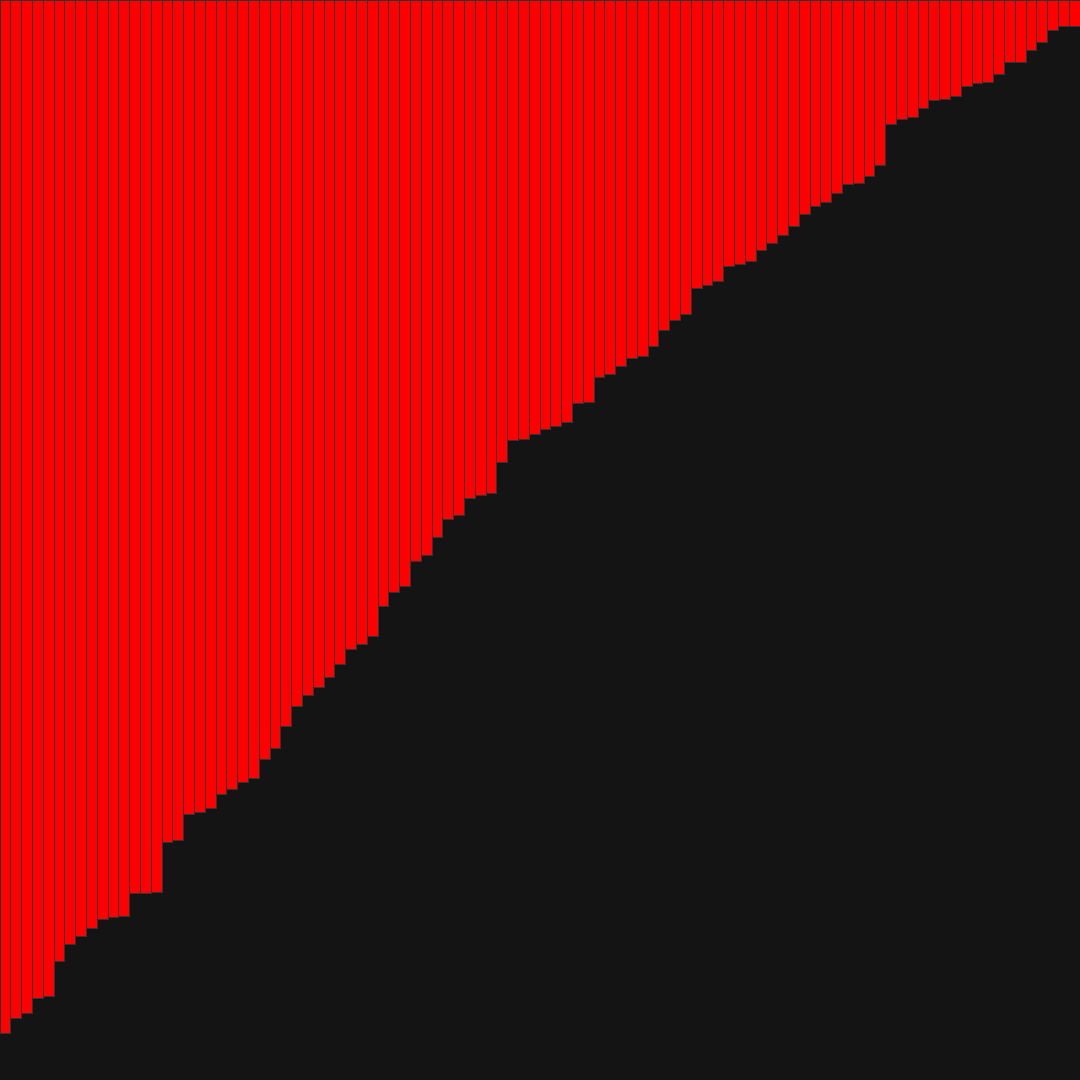
Frame 1 (no input)
Frame 60 (the mouse pressed at the canvas centre just before this capture): identical to frame 1, image omitted
Frame 120 (the mouse held since frame 60 and released just before this capture): identical to frame 1, image omitted

The Processing sketch that drew this single still picture (run headless with seeded random() and noise(); from frame 60 on, the mouse is pressed at the canvas centre):

// Processing sketch: manipulation_01
// ── manipulation_01.pde
float[] barHeights = new float[100];

float step;

void setup(){
  size(1080, 1080);
  
  stroke(50);
  fill(255, 0, 0);
  
  step = float(width)/barHeights.length;
  
  for(int i = 0; i < barHeights.length; i++){
    barHeights[i] = random(10, height-10);   
  }
  
  barHeights = sort(barHeights);
  barHeights = reverse(barHeights);
  
}

void draw(){
  
  background(20);
  
  for(int i = 0; i < barHeights.length; i++){
    float x = i*step; 
    rect(x, 0, step, barHeights[i]);
  } 
}
